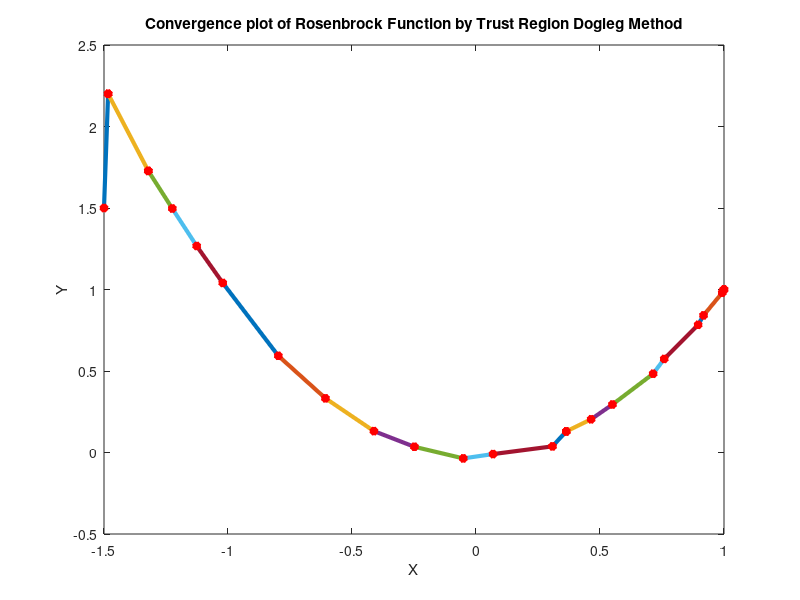

Reproduce this figure in MATLAB.
clc;clear;
tic;
f = @(x) 100*(x(2)-x(1)^2)^2 + (1-x(1))^2;


grad_f = @(x)  [-400*x(1)*(x(2)-x(1)^2) - 2*(1-x(1));
                         200*(x(2)-x(1)^2) ];
                     

hessian_f = @(x) [2 - 400*x(2) + 1200*x(1)^2,  -400*x(1);
                    -400*x(1), 200   ];
                
              
x_k = [-1.5;1.5]; %initial starting
del_max = 8;           
delta = 2;              
neta = 1/8;              
max_iter = 300;             
iter = 0;               
tol = 1E-10; %stopping tolerance           
change = inf;           
dgradients = [];
x_all = x_k; 

while change > tol && iter <= max_iter
   
    dgradients(:,end+1) = norm(grad_f(x_k))
    B = hessian_f(x_k);
    g = grad_f(x_k);
    f_k = f(x_k);
    p_B = -B\g; 
    
    % Model equation
    m = @(p) f_k + g'*p + 1/2*p'*B*p;
    
    if norm(p_B) <= delta
        p_k = p_B;
    else
        p_U = -g'*g/(g'*B*g)*g;
        if norm(p_U) >= delta
            p_k = delta*p_U/norm(p_U);
        else
            % Find tau as positive root of polynomial
            p_C = p_B - p_U;
            coeffs = [norm(p_C)^2, 2*p_C'*p_U, (norm(p_U))^2-delta^2];
            tau = max(roots(coeffs));
            p_k = p_U + tau*p_C;
        end
    end
    
    rho = (f_k - f(x_k + p_k))/(f_k - m(p_k)); %reduction ratio
    if rho < 1/4 
        delta = 1/4*delta;
    else 
        if rho > 3/4 && norm(p_k) == delta
            delta = min(2*delta,del_max);
        end
    end
    if rho > neta
        x_new = x_k + p_k;
        change = abs(f(x_new)-f_k);
    else
        x_new = x_k;
        change = inf;
    end
    
    x_k = x_new;
    x_all(:,end+1) = x_k;
    iter = iter + 1;
end

if iter <= max_iter
    disp(['Dogleg method converged in ' int2str(iter) ' iterations.'])
else
    disp('Dogleg method failed to converge in the maximum amount of iterations')
end

%Plot path taken by Dogleg method

for i = 2:length(x_all)
    plot(x_all(1,i-1:i),x_all(2,i-1:i),'linewidth',3)
    hold on
    plot(x_all(1,i-1),x_all(2,i-1),'r*','linewidth',3)
end
    
   xlabel('X')
   ylabel('Y')
   title('Convergence plot of Rosenbrock Function by Trust Region Dogleg Method')



toc;
